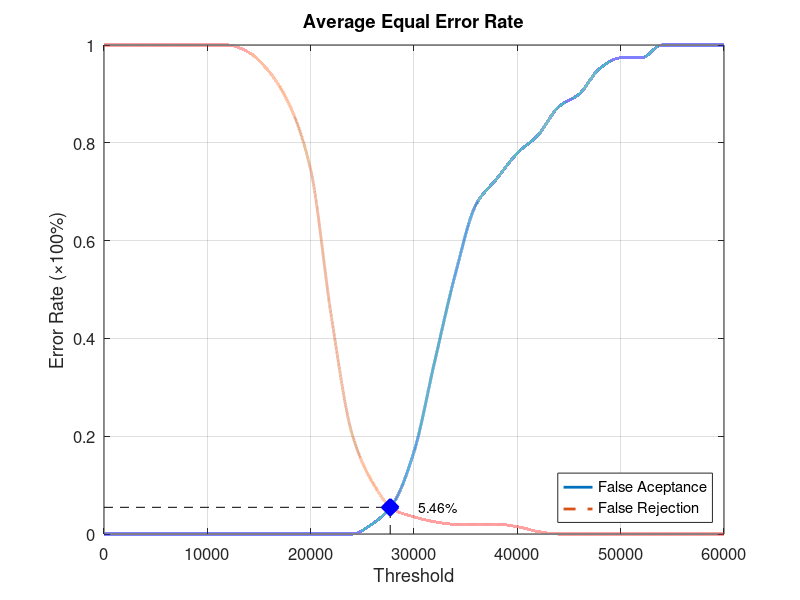
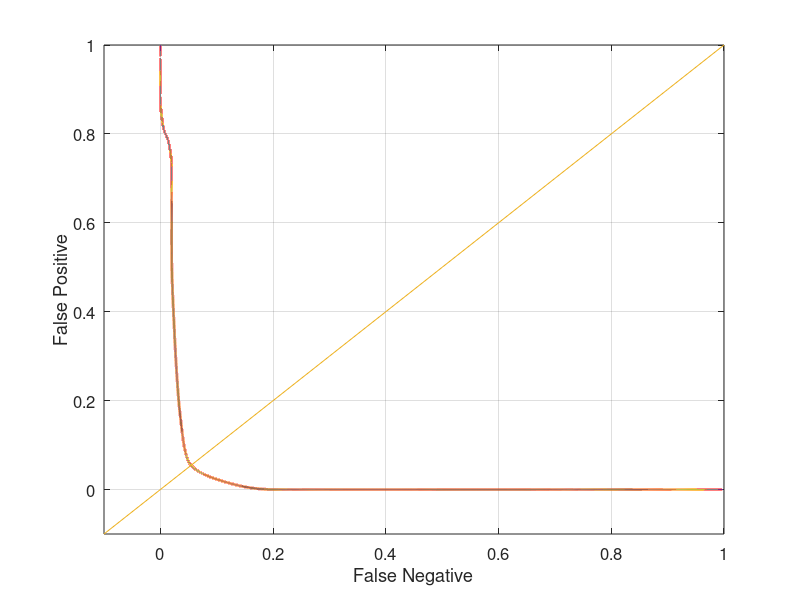

Write MATLAB code to recreate these figures, in order.
function yEER = Database3_4
close all;
clear;
clc;
x = 0:2000:60000;
xq = 0:0.5:60000;

y0 = [0 0 0 0 0 0 0 0 0 0 0 0 0 0.0210526 0.0631579 0.168421 0.352632 0.531579 0.673684 0.726316 0.778947 0.815789 0.873684 0.9 0.952632 0.973684 0.973684 1 1 1 1];
yy0 = interp1(x, y0, xq, 'pchip');
y1 = [1 1 1 1 1 1 1 0.985 0.945 0.875 0.745 0.445 0.205 0.105 0.05 0.035 0.025 0.02 0.02 0.02 0.015 0.005 0 0 0 0 0 0 0 0 0];
yy1 = interp1(x, y1, xq, 'pchip');

% Calculating EER: 
y2 = abs(y0 - y1);
find(y2 == min(y2))
yy2 = abs(yy0 - yy1);
xEER = find(yy2 == min(yy2));
xEERIndex = xq(xEER) % X-axis EER
yEER = yy0(xEER) % Y-axis EER

main = figure
plot(xq, yy0,'-','LineWidth', 2);	hold on
plot(xq, yy1,'--','LineWidth', 2);	hold on
plot([xEERIndex xEERIndex], [0 yEER], 'k--');	hold on
plot([0 xEERIndex], [yEER yEER], 'k--');	hold on
plot(xEERIndex, yEER, 'bx', 'LineWidth', 10);	hold on
text(xEERIndex + 10 * xEERIndex / 100, yEER, [num2str(round((10000 * yEER)) / 100) '%'])
legend('False Aceptance', 'False Rejection', 'Location', 'SouthEast')
xlabel('Threshold')
ylabel('Error Rate (\times100%)')
title('Average Equal Error Rate')
set(gca, 'FontSize', 12)
axis([0 60000 0 1])
grid on

print(main, 'Database3_4Main', '-dpng');
FNRxFPR = figure('Color', [1 1 1]);
plot(yy1, yy0, '-', yy1, yy0, 'LineWidth', 2);
hold on
y = -0.1:0.1:1
plot(y, y); 
set(gca, 'FontSize', 12)
xlabel('False Negative')
ylabel('False Positive')
axis([-0.1 1 -0.1 1])
set(gca, 'FontSize', 12)
grid on

print(FNRxFPR, 'Database3_4FNRxFPR','-dpng');
end
